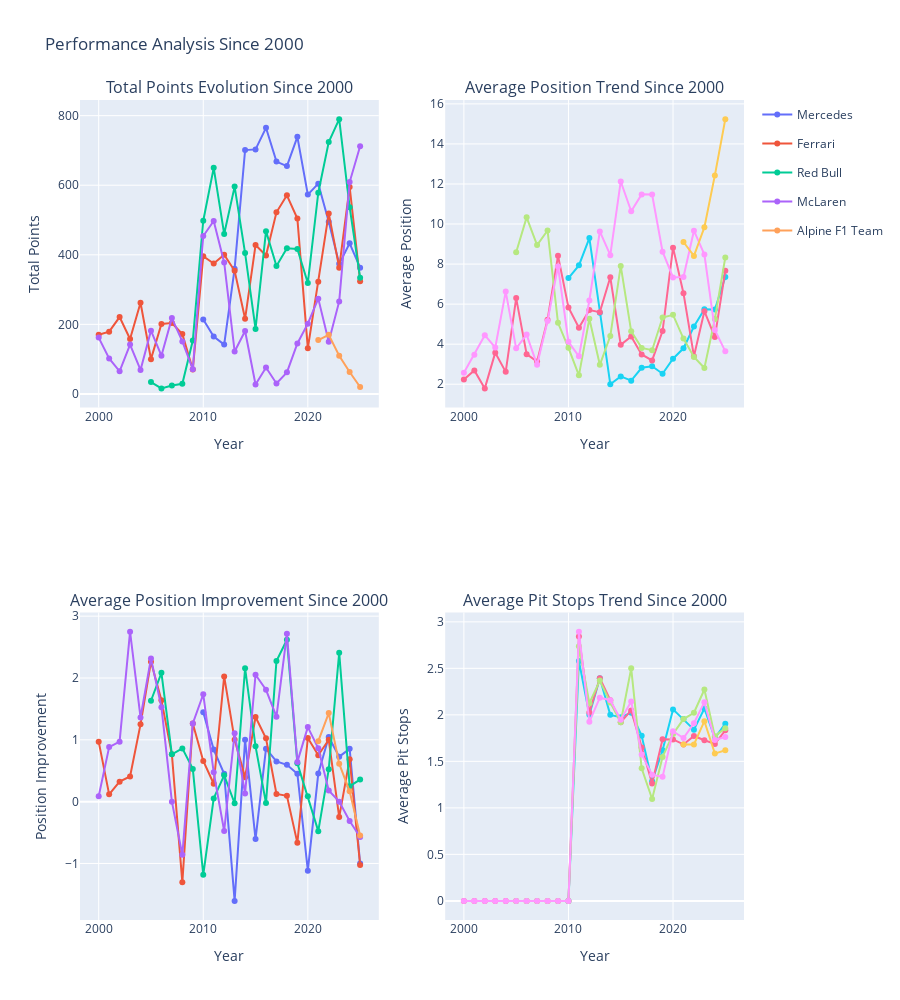

Notebook code cell kept with this figure:
### Markdown cell above
## Team Improvements since 2000

### Code cell
df_since_2000 = master_df[master_df['race_year'] >= 2000].copy()

performance_2000 = df_since_2000.groupby(['race_year', 'team_name']).agg({
    'points': 'sum',
    'position': 'mean',
    'position_improvement': 'mean',
    'number_of_pit_stops': 'mean'
}).reset_index()

fig = make_subplots(
    rows=2, cols=2,
    subplot_titles=('Total Points Evolution Since 2000',
                    'Average Position Trend Since 2000',
                    'Average Position Improvement Since 2000',
                    'Average Pit Stops Trend Since 2000'),
    specs=[[{"secondary_y": False}, {"secondary_y": False}],
           [{"secondary_y": False}, {"secondary_y": False}]]
)

for team in target_teams:
    team_data = performance_2000[performance_2000['team_name'] == team]
    fig.add_trace(
        go.Scatter(x=team_data['race_year'], y=team_data['points'],
                   mode='lines+markers', name=team,
                   legendgroup=team, showlegend=True),
        row=1, col=1
    )

for team in target_teams:
    team_data = performance_2000[performance_2000['team_name'] == team]
    fig.add_trace(
        go.Scatter(x=team_data['race_year'], y=team_data['position'],
                   mode='lines+markers', name=team,
                   legendgroup=team, showlegend=False),
        row=1, col=2
    )

for team in target_teams:
    team_data = performance_2000[performance_2000['team_name'] == team]
    fig.add_trace(
        go.Scatter(x=team_data['race_year'], y=team_data['position_improvement'],
                   mode='lines+markers', name=team,
                   legendgroup=team, showlegend=False),
        row=2, col=1
    )

for team in target_teams:
    team_data = performance_2000[performance_2000['team_name'] == team]
    fig.add_trace(
        go.Scatter(x=team_data['race_year'], y=team_data['number_of_pit_stops'],
                   mode='lines+markers', name=team,
                   legendgroup=team, showlegend=False),
        row=2, col=2
    )

fig.update_xaxes(title_text="Year", row=1, col=1)
fig.update_yaxes(title_text="Total Points", row=1, col=1)
fig.update_xaxes(title_text="Year", row=1, col=2)
fig.update_yaxes(title_text="Average Position", row=1, col=2)
fig.update_xaxes(title_text="Year", row=2, col=1)
fig.update_yaxes(title_text="Position Improvement", row=2, col=1)
fig.update_xaxes(title_text="Year", row=2, col=2)
fig.update_yaxes(title_text="Average Pit Stops", row=2, col=2)

fig.update_layout(height=1000, title_text="Performance Analysis Since 2000",
                  hovermode='x unified', showlegend=True)
fig.show()

### Figure 1 — Plotly figure (JSON) as saved in the notebook; plotly's stock layout.template omitted (floating-point values rounded to 4 significant figures)
{"data": [{"legendgroup": "Mercedes", "mode": "lines+markers", "name": "Mercedes", "showlegend": true, "type": "scatter", "x": [2010, 2011, 2012, 2013, 2014, 2015, 2016, 2017, 2018, 2019, 2020, 2021, 2022, 2023, 2024, 2025], "xaxis": "x", "y": [214, 165, 142, 360, 701, 703, 765, 668, 655, 739, 573, 604.5, 495, 374, 433, 363], "yaxis": "y"}, {"legendgroup": "Ferrari", "mode": "lines+markers", "name": "Ferrari", "showlegend": true, "type": "scatter", "x": [2000, 2001, 2002, 2003, 2004, 2005, 2006, 2007, 2008, 2009, 2010, 2011, 2012, 2013, 2014, 2015, 2016, 2017, 2018, 2019, 2020, 2021, 2022, 2023, 2024, 2025], "xaxis": "x", "y": [170, 179, 221, 158, 262, 100, 201, 204, 172, 70, 396, 375, 400, 354, 216, 428, 398, 522, 571, 504, 131, 322.5, 519, 363, 595, 324], "yaxis": "y"}, {"legendgroup": "Red Bull", "mode": "lines+markers", "name": "Red Bull", "showlegend": true, "type": "scatter", "x": [2005, 2006, 2007, 2008, 2009, 2010, 2011, 2012, 2013, 2014, 2015, 2016, 2017, 2018, 2019, 2020, 2021, 2022, 2023, 2024, 2025], "xaxis": "x", "y": [34, 16, 24, 29, 153.5, 498, 650, 460, 596, 405, 187, 468, 368, 419, 417, 319, 578.5, 724, 790, 537, 334], "yaxis": "y"}, {"legendgroup": "McLaren", "mode": "lines+markers", "name": "McLaren", "showlegend": true, "type": "scatter", "x": [2000, 2001, 2002, 2003, 2004, 2005, 2006, 2007, 2008, 2009, 2010, 2011, 2012, 2013, 2014, 2015, 2016, 2017, 2018, 2019, 2020, 2021, 2022, 2023, 2024, 2025], "xaxis": "x", "y": [162, 102, 65, 142, 69, 182, 110, 218, 151, 71, 454, 497, 378, 122, 181, 27, 76, 30, 62, 145, 202, 274, 150, 266, 609, 712], "yaxis": "y"}, {"legendgroup": "Alpine F1 Team", "mode": "lines+markers", "name": "Alpine F1 Team", "showlegend": true, "type": "scatter", "x": [2021, 2022, 2023, 2024, 2025], "xaxis": "x", "y": [155, 170, 110, 63, 20], "yaxis": "y"}, {"legendgroup": "Mercedes", "mode": "lines+markers", "name": "Mercedes", "showlegend": false, "type": "scatter", "x": [2010, 2011, 2012, 2013, 2014, 2015, 2016, 2017, 2018, 2019, 2020, 2021, 2022, 2023, 2024, 2025], "xaxis": "x2", "y": [7.303, 7.935, 9.3, 5.571, 2, 2.389, 2.179, 2.821, 2.897, 2.525, 3.273, 3.795, 4.881, 5.744, 5.727, 7.357], "yaxis": "y2"}, {"legendgroup": "Ferrari", "mode": "lines+markers", "name": "Ferrari", "showlegend": false, "type": "scatter", "x": [2000, 2001, 2002, 2003, 2004, 2005, 2006, 2007, 2008, 2009, 2010, 2011, 2012, 2013, 2014, 2015, 2016, 2017, 2018, 2019, 2020, 2021, 2022, 2023, 2024, 2025], "xaxis": "x2", "y": [2.231, 2.69, 1.793, 3.577, 2.618, 6.3, 3.5, 3.133, 5.219, 8.414, 5.833, 4.824, 5.703, 5.6, 7.343, 3.969, 4.382, 3.486, 3.189, 4.658, 8.821, 6.548, 3.4, 5.649, 4.356, 7.667], "yaxis": "y2"}, {"legendgroup": "Red Bull", "mode": "lines+markers", "name": "Red Bull", "showlegend": false, "type": "scatter", "x": [2005, 2006, 2007, 2008, 2009, 2010, 2011, 2012, 2013, 2014, 2015, 2016, 2017, 2018, 2019, 2020, 2021, 2022, 2023, 2024, 2025], "xaxis": "x2", "y": [8.593, 10.33, 8.95, 9.679, 5.069, 3.818, 2.444, 5.27, 2.971, 4.406, 7.909, 4.641, 3.815, 3.7, 5.333, 5.464, 4.282, 3.366, 2.81, 5.256, 8.333], "yaxis": "y2"}, {"legendgroup": "McLaren", "mode": "lines+markers", "name": "McLaren", "showlegend": false, "type": "scatter", "x": [2000, 2001, 2002, 2003, 2004, 2005, 2006, 2007, 2008, 2009, 2010, 2011, 2012, 2013, 2014, 2015, 2016, 2017, 2018, 2019, 2020, 2021, 2022, 2023, 2024, 2025], "xaxis": "x2", "y": [2.571, 3.478, 4.45, 3.833, 6.625, 3.793, 4.478, 2.969, 5.156, 7.885, 4.121, 3.394, 6.182, 9.632, 8.444, 12.12, 10.64, 11.48, 11.47, 8.618, 7.333, 7.357, 9.667, 8.475, 4.708, 3.643], "yaxis": "y2"}, {"legendgroup": "Alpine F1 Team", "mode": "lines+markers", "name": "Alpine F1 Team", "showlegend": false, "type": "scatter", "x": [2021, 2022, 2023, 2024, 2025], "xaxis": "x2", "y": [9.103, 8.405, 9.838, 12.43, 15.24], "yaxis": "y2"}, {"legendgroup": "Mercedes", "mode": "lines+markers", "name": "Mercedes", "showlegend": false, "type": "scatter", "x": [2010, 2011, 2012, 2013, 2014, 2015, 2016, 2017, 2018, 2019, 2020, 2021, 2022, 2023, 2024, 2025], "xaxis": "x3", "y": [1.447, 0.8421, 0.45, -1.605, 1, -0.6053, 0.8571, 0.65, 0.5952, 0.4524, -1.118, 0.4545, 1.045, 0.7273, 0.8542, -1], "yaxis": "y3"}, {"legendgroup": "Ferrari", "mode": "lines+markers", "name": "Ferrari", "showlegend": false, "type": "scatter", "x": [2000, 2001, 2002, 2003, 2004, 2005, 2006, 2007, 2008, 2009, 2010, 2011, 2012, 2013, 2014, 2015, 2016, 2017, 2018, 2019, 2020, 2021, 2022, 2023, 2024, 2025], "xaxis": "x3", "y": [0.9706, 0.1176, 0.3235, 0.4062, 1.25, 2.263, 1.639, 0.7647, -1.306, 1.265, 0.6579, 0.2895, 2.025, 1, 0.3947, 1.368, 1.024, 0.125, 0.09524, -0.6667, 1.029, 0.75, 1, -0.25, 0.6875, -1.024], "yaxis": "y3"}, {"legendgroup": "Red Bull", "mode": "lines+markers", "name": "Red Bull", "showlegend": false, "type": "scatter", "x": [2005, 2006, 2007, 2008, 2009, 2010, 2011, 2012, 2013, 2014, 2015, 2016, 2017, 2018, 2019, 2020, 2021, 2022, 2023, 2024, 2025], "xaxis": "x3", "y": [1.632, 2.083, 0.7647, 0.8611, 0.5294, -1.184, 0.05263, 0.425, -0.02632, 2.158, 0.8947, -0.02381, 2.275, 2.619, 0.619, 0.08824, -0.4773, 0.5227, 2.409, 0.25, 0.3571], "yaxis": "y3"}, {"legendgroup": "McLaren", "mode": "lines+markers", "name": "McLaren", "showlegend": false, "type": "scatter", "x": [2000, 2001, 2002, 2003, 2004, 2005, 2006, 2007, 2008, 2009, 2010, 2011, 2012, 2013, 2014, 2015, 2016, 2017, 2018, 2019, 2020, 2021, 2022, 2023, 2024, 2025], "xaxis": "x3", "y": [0.08824, 0.8824, 0.9706, 2.75, 1.361, 2.316, 1.528, 0, -0.8611, 1.265, 1.737, 0.4737, -0.475, 1.105, 0.1316, 2.053, 1.81, 1.375, 2.714, 0.6429, 1.206, 0.8636, 0.1818, 0, -0.3125, -0.5714], "yaxis": "y3"}, {"legendgroup": "Alpine F1 Team", "mode": "lines+markers", "name": "Alpine F1 Team", "showlegend": false, "type": "scatter", "x": [2021, 2022, 2023, 2024, 2025], "xaxis": "x3", "y": [0.9773, 1.432, 0.6136, 0.1667, -0.5476], "yaxis": "y3"}, {"legendgroup": "Mercedes", "mode": "lines+markers", "name": "Mercedes", "showlegend": false, "type": "scatter", "x": [2010, 2011, 2012, 2013, 2014, 2015, 2016, 2017, 2018, 2019, 2020, 2021, 2022, 2023, 2024, 2025], "xaxis": "x4", "y": [0, 2.579, 2, 2.395, 2, 1.974, 2.024, 1.775, 1.286, 1.619, 2.059, 1.955, 1.841, 2.068, 1.75, 1.905], "yaxis": "y4"}, {"legendgroup": "Ferrari", "mode": "lines+markers", "name": "Ferrari", "showlegend": false, "type": "scatter", "x": [2000, 2001, 2002, 2003, 2004, 2005, 2006, 2007, 2008, 2009, 2010, 2011, 2012, 2013, 2014, 2015, 2016, 2017, 2018, 2019, 2020, 2021, 2022, 2023, 2024, 2025], "xaxis": "x4", "y": [0, 0, 0, 0, 0, 0, 0, 0, 0, 0, 0, 2.842, 2.025, 2.395, 2.158, 1.921, 2.048, 1.65, 1.262, 1.738, 1.735, 1.682, 1.773, 1.727, 1.688, 1.833], "yaxis": "y4"}, {"legendgroup": "Red Bull", "mode": "lines+markers", "name": "Red Bull", "showlegend": false, "type": "scatter", "x": [2005, 2006, 2007, 2008, 2009, 2010, 2011, 2012, 2013, 2014, 2015, 2016, 2017, 2018, 2019, 2020, 2021, 2022, 2023, 2024, 2025], "xaxis": "x4", "y": [0, 0, 0, 0, 0, 0, 2.737, 2.125, 2.368, 2.132, 1.921, 2.5, 1.425, 1.095, 1.548, 1.794, 1.955, 2.023, 2.273, 1.771, 1.857], "yaxis": "y4"}, {"legendgroup": "McLaren", "mode": "lines+markers", "name": "McLaren", "showlegend": false, "type": "scatter", "x": [2000, 2001, 2002, 2003, 2004, 2005, 2006, 2007, 2008, 2009, 2010, 2011, 2012, 2013, 2014, 2015, 2016, 2017, 2018, 2019, 2020, 2021, 2022, 2023, 2024, 2025], "xaxis": "x4", "y": [0, 0, 0, 0, 0, 0, 0, 0, 0, 0, 0, 2.895, 1.925, 2.184, 2.158, 1.947, 2.143, 1.575, 1.357, 1.333, 1.824, 1.75, 1.909, 2.136, 1.729, 1.762], "yaxis": "y4"}, {"legendgroup": "Alpine F1 Team", "mode": "lines+markers", "name": "Alpine F1 Team", "showlegend": false, "type": "scatter", "x": [2021, 2022, 2023, 2024, 2025], "xaxis": "x4", "y": [1.682, 1.682, 1.932, 1.583, 1.619], "yaxis": "y4"}], "layout": {"annotations": [{"font": {"size": 16}, "showarrow": false, "text": "Total Points Evolution Since 2000", "x": 0.225, "xanchor": "center", "xref": "paper", "y": 1, "yanchor": "bottom", "yref": "paper"}, {"font": {"size": 16}, "showarrow": false, "text": "Average Position Trend Since 2000", "x": 0.775, "xanchor": "center", "xref": "paper", "y": 1, "yanchor": "bottom", "yref": "paper"}, {"font": {"size": 16}, "showarrow": false, "text": "Average Position Improvement Since 2000", "x": 0.225, "xanchor": "center", "xref": "paper", "y": 0.375, "yanchor": "bottom", "yref": "paper"}, {"font": {"size": 16}, "showarrow": false, "text": "Average Pit Stops Trend Since 2000", "x": 0.775, "xanchor": "center", "xref": "paper", "y": 0.375, "yanchor": "bottom", "yref": "paper"}], "height": 1000, "hovermode": "x unified", "showlegend": true, "title": {"text": "Performance Analysis Since 2000"}, "xaxis": {"anchor": "y", "domain": [0, 0.45], "title": {"text": "Year"}}, "xaxis2": {"anchor": "y2", "domain": [0.55, 1], "title": {"text": "Year"}}, "xaxis3": {"anchor": "y3", "domain": [0, 0.45], "title": {"text": "Year"}}, "xaxis4": {"anchor": "y4", "domain": [0.55, 1], "title": {"text": "Year"}}, "yaxis": {"anchor": "x", "domain": [0.625, 1], "title": {"text": "Total Points"}}, "yaxis2": {"anchor": "x2", "domain": [0.625, 1], "title": {"text": "Average Position"}}, "yaxis3": {"anchor": "x3", "domain": [0, 0.375], "title": {"text": "Position Improvement"}}, "yaxis4": {"anchor": "x4", "domain": [0, 0.375], "title": {"text": "Average Pit Stops"}}}}
